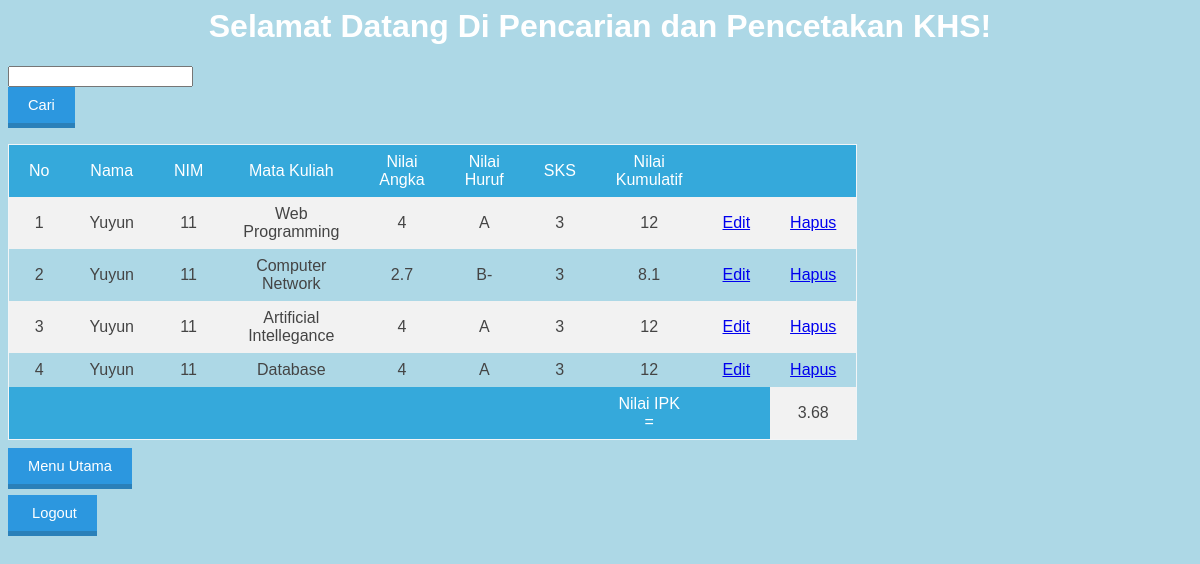
Page /cari_ver_admin.php?cari=Yuyun on the committed database.
### tables this page shows
CREATE TABLE `khs` (
  `id` int(11) NOT NULL,
  `nama` varchar(255) NOT NULL,
  `nim` int(11) NOT NULL,
  `nama_matkul` varchar(255) NOT NULL,
  `nilai_angka` double NOT NULL,
  `nilai_huruf` varchar(2) NOT NULL,
  `sks` int(11) NOT NULL,
  `nilai_kumulatif` double NOT NULL,
  `ipk` double NOT NULL
);

### cari_ver_admin.php (the view, shortened to what this page needs)
<html>
<head>
  <link rel="stylesheet" type="text/css" href="styles.css">
</head>
<body>
  <h1 class="sansserif" style="text-align:center;"> Selamat Datang Di Pencarian dan Pencetakan KHS! </h1>
  <form action = "cari_ver_admin.php" method="GET">
  <input type="text" name="cari"/><br>
  <input type="submit" value="Cari" class="tombol"/><br>
  </form>
  <table class="table1">
    <tr>
      <th>No</th>
      <th>Nama</th>
      <th>NIM</th>
      <th>Mata Kuliah</th>
      <th>Nilai Angka</th>
      <th>Nilai Huruf</th>
      <th>SKS</th>
      <th>Nilai Kumulatif</th>
      <th></th>
      <th></th>
    </tr>
    <?php
        require_once('config.php');
        if (isset($_GET['cari'])) {
            $cari = $_GET["cari"];
            $sql = $pdo->prepare("SELECT * FROM `khs` WHERE `nama` LIKE '%$cari%' or `nim` LIKE '%$cari%'");
            $sql->execute();
        }
        $no = 1;
        while($data = $sql->fetch()){
            echo "<tr>";
            echo "<td>".$no."</td>";
            echo "<td>".$data['nama']."</td>";
            echo "<td>".$data['nim']."</td>";
            echo "<td>".$data['nama_matkul']."</td>";
            echo "<td>".$data['nilai_angka']."</td>";
            echo "<td>".$data['nilai_huruf']."</td>";
            echo "<td>".$data['sks']."</td>";
            echo "<td>".$data['nilai_kumulatif']."</td>";
            ?>
            <td>
              <a class="edit" href="edit.php?id=<?php echo $data['id']; ?>">Edit</a>
            </td>
            <td>
              <a class="hapus" href="hapus.php?id=<?php echo $data['id']; ?>">Hapus</a>
            </td>
            <?php
            echo "</tr>";
            $no++;
        }
        echo "<th></th><th></th><th></th><th></th><th></th><th></th><th></th><th>Nilai IPK = </th><th></th>";
        $sql = $pdo->prepare("SELECT * FROM `khs` WHERE `nama` LIKE '%$cari%' or `nim` LIKE '%$cari%'");
        $sql->execute();
        $data1 = $sql->fetch();
        echo "<td>".$data1['ipk']."</td>";
        ?>
</table>
<br>
<a href="menu.php"class="tombol"> Menu Utama</a><br><br>
<pre>
<a href="logout.php"class="tombol"> Logout</a><br><br>
</body>
</html>

### styles.css (style rules this page uses)
.table1 { font-family: sans-serif; color: #444; border-collapse: collapse; width: 50%; border: 1px solid #f2f5f7; }
.table1 tr th { background: #35A9DB; color: #fff; font-weight: normal; }
.table1, th, td { padding: 8px 20px; text-align: center; }
.table1 tr:nth-child(even) { background-color: #f2f2f2; }
.tombol { background:#2C97DF; color:white; border-top:0; border-left:0; border-right:0; border-bottom:5px solid #2A80B9; padding:10px 20px; text-decoration:none; font-family:sans-serif; font-size:11pt; }

### cari_ver_admin.php (style rules this page uses)
body { background-color: lightblue; }
h1 { color: white; }
h1.sansserif { font-family: Verdana, Geneva, sans-serif; }

### rows in the picture
khs: nama "Yuyun", nim "11", nama_matkul "Web Programming", nilai_angka "4", nilai_huruf "A", sks "3", nilai_kumulatif "12", ipk "3.68"
khs: nama "Yuyun", nim "11", nama_matkul "Computer Network", nilai_angka "2.7", nilai_huruf "B-", sks "3", nilai_kumulatif "8.1"
khs: nama "Yuyun", nim "11", nama_matkul "Artificial Intellegance", nilai_angka "4", nilai_huruf "A", sks "3", nilai_kumulatif "12"
khs: nama "Yuyun", nim "11", nama_matkul "Database", nilai_angka "4", nilai_huruf "A", sks "3", nilai_kumulatif "12"
